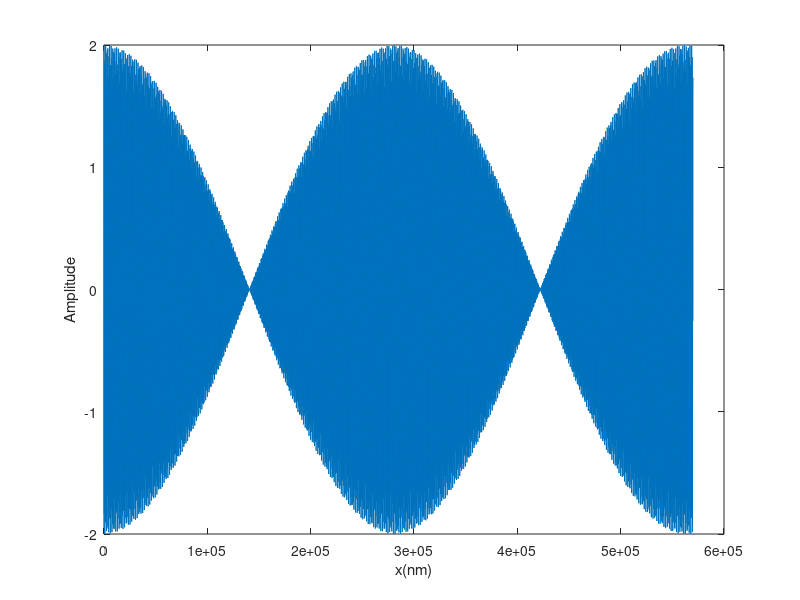
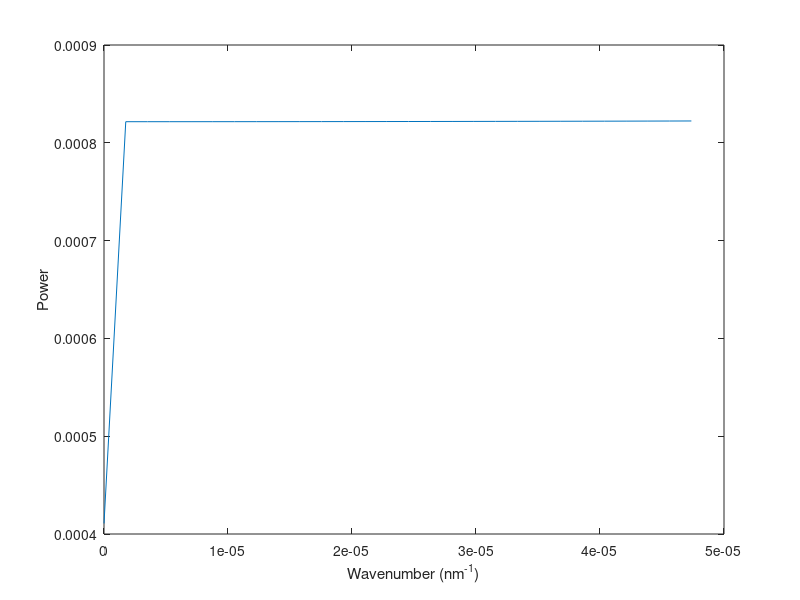
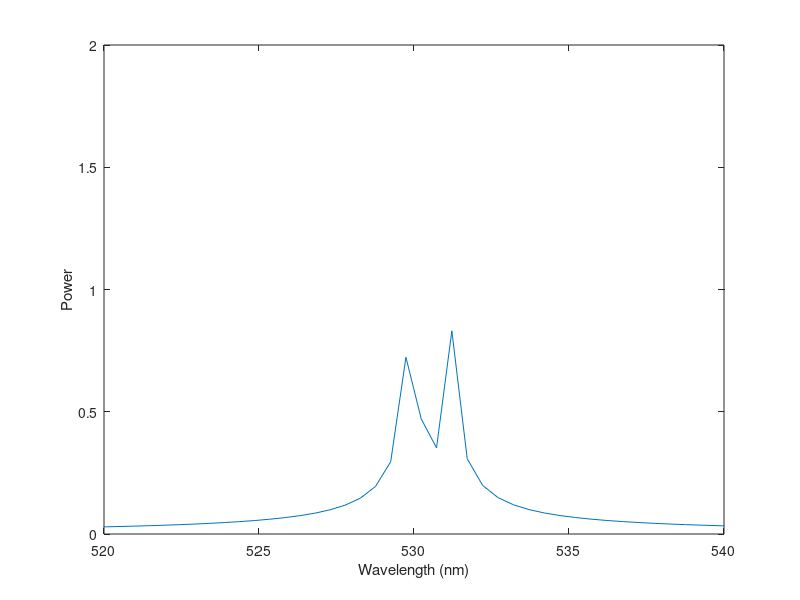

MATLAB code for these plots, in order:
clear all
close all

w1 = 530; %nm
w2 = 531; %nm
v1 = 1/w1; %nm-1
v2 = 1/w2; %nm-1
FWHM1 = 1.1;
FWHM2 = 1.1;
Length = 100000;

while FWHM1 > 1 || FWHM2 > 1
    s = 100; %Sampled every s nm
    Length = Length + 10000; %Sampling length L (nm)
    L = Length/s; %# of data points
    
    b = [0:L-1]*s;
    
    A1 = 1;
    A2 = A1; %Amplitudes are equal
    
    p1 = 0;
    p2 = 0;
    
    y = A1*cos(2*pi*v1*b) + A2*cos(2*pi*v2*b);
    figure(1)
    plot(b,y)
    xlabel('x(nm)')
    ylabel('Amplitude')
    
    %%
    
    Y = fft(y);
    P2 = abs(Y/L);
    P1 = P2(1:L/2+1);
    P1(2:end-1) = 2*P1(2:end-1);
    
    f = 1/s*(0:(L/2))/L;
    
    figure(2)
    plot(f(:,1:(size(f,2)/100)),P1(:,1:(size(P1,2)/100)))
    xlabel('Wavenumber (nm^-^1)')
    ylabel('Power')
    
    
    W = 1./f;
    figure(3)
    plot(W,P1)
    xlabel('Wavelength (nm)')
    ylabel('Power')
    axis([520 540 0 2])
    
    %% Determining FWHM
    pks = findpeaks(P1,'MinPeakHeight',0.5);
    
    if size(pks,2) == 2
        ind1 = find(P1 == pks(1))
        ind2 = find(P1 == pks(2))
        loc1 = W(1,ind1);
        loc2 = W(1,ind2);
        
        FWHM1 = abs(W(1,ind1+1)-W(1,ind1-1))
        FWHM2 = abs(W(1,ind2+1)-W(1,ind2-1))
    else
        FWHM1 = 2;
        FWHM2 = 2;
    end
end

Length
s